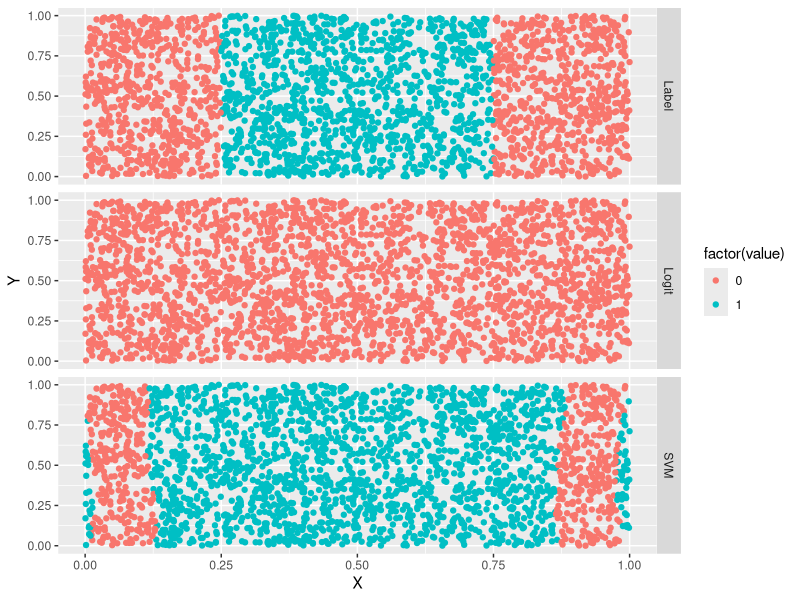
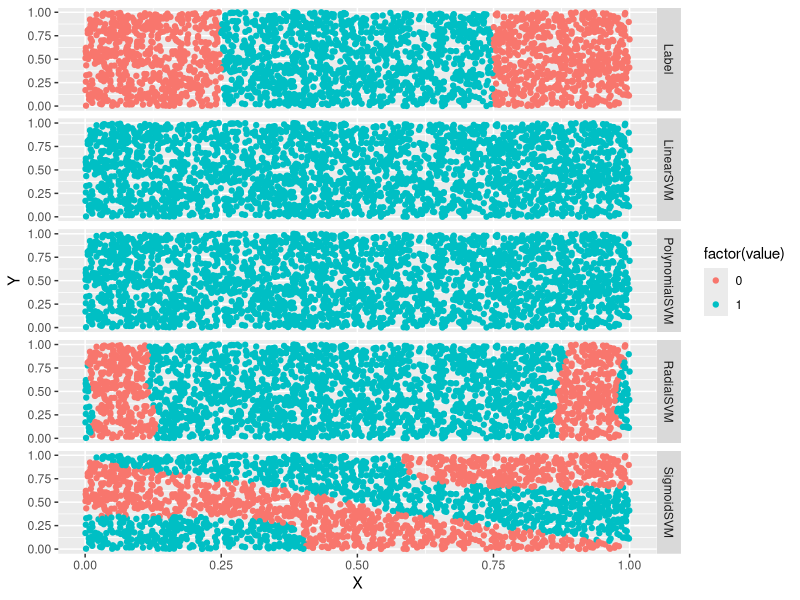
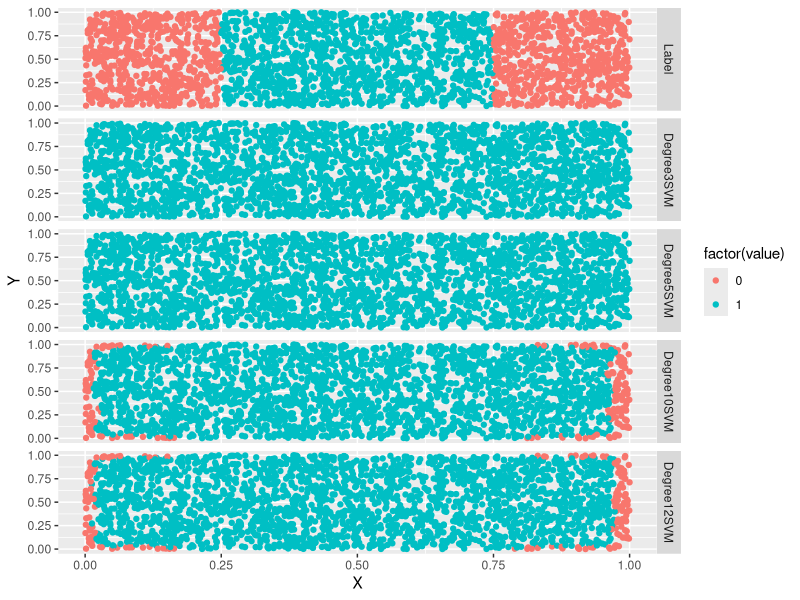
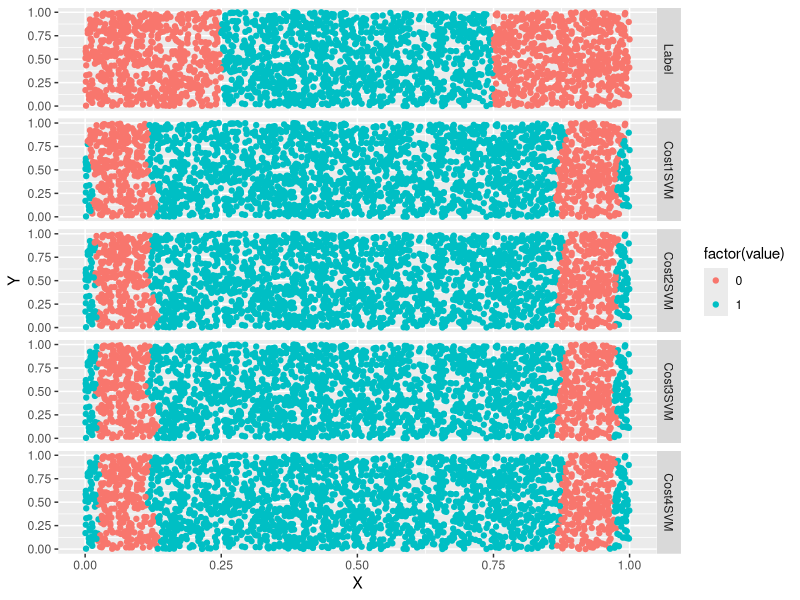
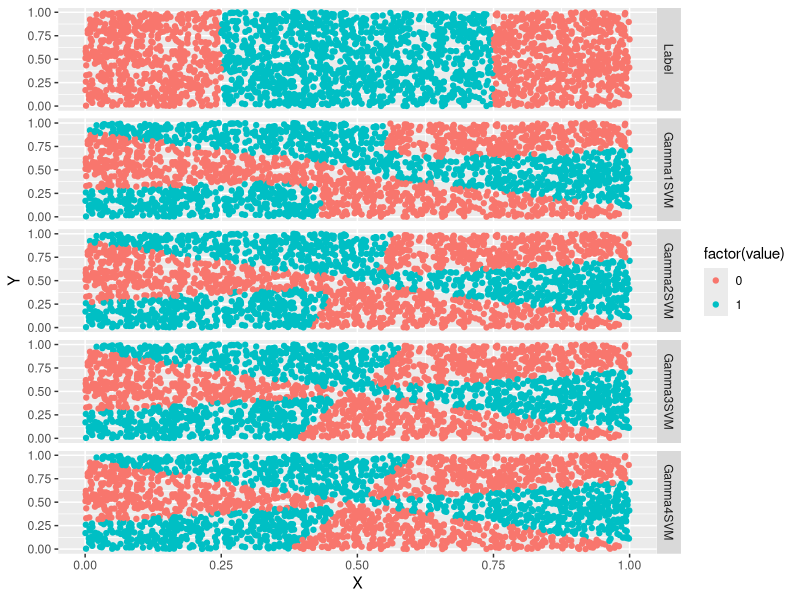

Generate these figures, in order, with R:

setwd("./GitHub/ML_for_Hackers/12_model_comparison/")

library('e1071')
library('ggplot2')
#install.packages("reshape")
library('reshape')

df <- read.csv('data/df.csv')

# fit with logit function
logit.fit <- glm(Label ~ X + Y,
                 family = binomial(link = 'logit'),
                 data = df)

logit.predictions <- ifelse(predict(logit.fit) > 0, 1, 0)

mean(with(df, logit.predictions == Label))
## check output

# assign 0 to all points
mean(with(df, 0 == Label))
## check output

svm.fit <- svm(Label ~ X + Y, data = df)
svm.predictions <- ifelse(predict(svm.fit) > 0, 1, 0)
mean(with(df, svm.predictions == Label))
## check output

# plot
df <- cbind(df,
            data.frame(Logit = ifelse(predict(logit.fit) > 0, 1, 0),
                       SVM = ifelse(predict(svm.fit) > 0, 1, 0)))

predictions <- melt(df, id.vars = c('X', 'Y'))

ggplot(predictions, aes(x = X, y = Y, color = factor(value))) +
  geom_point() +
  facet_grid(variable ~ .)


# test with various kernels
df <- df[, c('X', 'Y', 'Label')]

linear.svm.fit <- svm(Label ~ X + Y, data = df, kernel = 'linear')
with(df, mean(Label == ifelse(predict(linear.svm.fit) > 0, 1, 0)))

polynomial.svm.fit <- svm(Label ~ X + Y, data = df, kernel = 'polynomial')
with(df, mean(Label == ifelse(predict(polynomial.svm.fit) > 0, 1, 0)))

radial.svm.fit <- svm(Label ~ X + Y, data = df, kernel = 'radial')
with(df, mean(Label == ifelse(predict(radial.svm.fit) > 0, 1, 0)))

sigmoid.svm.fit <- svm(Label ~ X + Y, data = df, kernel = 'sigmoid')
with(df, mean(Label == ifelse(predict(sigmoid.svm.fit) > 0, 1, 0)))

df <- cbind(df,
            data.frame(LinearSVM = ifelse(predict(linear.svm.fit) > 0, 1, 0),
                       PolynomialSVM = ifelse(predict(polynomial.svm.fit) > 0, 1, 0),
                       RadialSVM = ifelse(predict(radial.svm.fit) > 0, 1, 0),
                       SigmoidSVM = ifelse(predict(sigmoid.svm.fit) > 0, 1, 0)))

predictions <- melt(df, id.vars = c('X', 'Y'))
ggplot(predictions, aes(x = X, y = Y, color = factor(value))) +
  geom_point() +
  facet_grid(variable ~ .)

##########################################
# adjust hyper-parameter 1: degree       #
# can be used only for polynomial kernel #
##########################################

polynomial.degree3.svm.fit <- svm(Label ~ X + Y,
                                  data = df,
                                  kernel = 'polynomial',
                                  degree = 3)
with(df, mean(Label != ifelse(predict(polynomial.degree3.svm.fit) > 0, 1, 0)))
## check output

polynomial.degree5.svm.fit <- svm(Label ~ X + Y,
                                  data = df,
                                  kernel = 'polynomial',
                                  degree = 5)
with(df, mean(Label != ifelse(predict(polynomial.degree5.svm.fit) > 0, 1, 0)))
## check output

polynomial.degree10.svm.fit <- svm(Label ~ X + Y,
                                   data = df,
                                   kernel = 'polynomial',
                                   degree = 10)
with(df, mean(Label != ifelse(predict(polynomial.degree10.svm.fit) > 0, 1, 0)))
## check output

polynomial.degree12.svm.fit <- svm(Label ~ X + Y,
                                   data = df,
                                   kernel = 'polynomial',
                                   degree = 12)
with(df, mean(Label != ifelse(predict(polynomial.degree12.svm.fit) > 0, 1, 0)))
## check output

# plot
df <- df[, c('X', 'Y', 'Label')]
df <- cbind(df,
            data.frame(Degree3SVM = ifelse(predict(polynomial.degree3.svm.fit) > 0,
                                           1,
                                           0),
                       Degree5SVM = ifelse(predict(polynomial.degree5.svm.fit) > 0,
                                           1,
                                           0),
                       Degree10SVM = ifelse(predict(polynomial.degree10.svm.fit) > 0,
                                            1,
                                            0),
                       Degree12SVM = ifelse(predict(polynomial.degree12.svm.fit) > 0,
                                            1,
                                            0)))

predictions <- melt(df, id.vars = c('X', 'Y'))

ggplot(predictions, aes(x = X, y = Y, color = factor(value))) +
  geom_point() +
  facet_grid(variable ~ .)

##################################
# adjust hyper-parameter 2: cost #
# can be used for all kernels    #
##################################

radial.cost1.svm.fit <- svm(Label ~ X + Y,
                            data = df,
                            kernel = 'radial',
                            cost = 1)
with(df, mean(Label == ifelse(predict(radial.cost1.svm.fit) > 0, 1, 0)))
## check output

radial.cost2.svm.fit <- svm(Label ~ X + Y,
                            data = df,
                            kernel = 'radial',
                            cost = 2)
with(df, mean(Label == ifelse(predict(radial.cost2.svm.fit) > 0, 1, 0)))
## check output

radial.cost3.svm.fit <- svm(Label ~ X + Y,
                            data = df,
                            kernel = 'radial',
                            cost = 3)
with(df, mean(Label == ifelse(predict(radial.cost3.svm.fit) > 0, 1, 0)))
## check output

radial.cost4.svm.fit <- svm(Label ~ X + Y,
                            data = df,
                            kernel = 'radial',
                            cost = 4)
with(df, mean(Label == ifelse(predict(radial.cost4.svm.fit) > 0, 1, 0)))
## check output

# plot
df <- df[, c('X', 'Y', 'Label')]
df <- cbind(df,
            data.frame(Cost1SVM = ifelse(predict(radial.cost1.svm.fit) > 0, 1, 0),
                       Cost2SVM = ifelse(predict(radial.cost2.svm.fit) > 0, 1, 0),
                       Cost3SVM = ifelse(predict(radial.cost3.svm.fit) > 0, 1, 0),
                       Cost4SVM = ifelse(predict(radial.cost4.svm.fit) > 0, 1, 0)))

predictions <- melt(df, id.vars = c('X', 'Y'))

ggplot(predictions, aes(x = X, y = Y, color = factor(value))) +
  geom_point() +
  facet_grid(variable ~ .)


##########################################
# adjust hyper-parameter 3: gamma        #
# can be used only for sigmoid kernel(?) #
##########################################

sigmoid.gamma1.svm.fit <- svm(Label ~ X + Y,
                              data = df,
                              kernel = 'sigmoid',
                              gamma = 1)
with(df, mean(Label == ifelse(predict(sigmoid.gamma1.svm.fit) > 0, 1, 0)))
## check output

sigmoid.gamma2.svm.fit <- svm(Label ~ X + Y,
                              data = df,
                              kernel = 'sigmoid',
                              gamma = 2)
with(df, mean(Label == ifelse(predict(sigmoid.gamma2.svm.fit) > 0, 1, 0)))
## check output

sigmoid.gamma3.svm.fit <- svm(Label ~ X + Y,
                              data = df,
                              kernel = 'sigmoid',
                              gamma = 3)
with(df, mean(Label == ifelse(predict(sigmoid.gamma3.svm.fit) > 0, 1, 0)))
## check output


sigmoid.gamma4.svm.fit <- svm(Label ~ X + Y,
                              data = df,
                              kernel = 'sigmoid',
                              gamma = 4)
with(df, mean(Label == ifelse(predict(sigmoid.gamma4.svm.fit) > 0, 1, 0)))
## check output

# plot
df <- df[, c('X', 'Y', 'Label')]
df <- cbind(df,
            data.frame(Gamma1SVM = ifelse(predict(sigmoid.gamma1.svm.fit) > 0, 1, 0),
                       Gamma2SVM = ifelse(predict(sigmoid.gamma2.svm.fit) > 0, 1, 0),
                       Gamma3SVM = ifelse(predict(sigmoid.gamma3.svm.fit) > 0, 1, 0),
                       Gamma4SVM = ifelse(predict(sigmoid.gamma4.svm.fit) > 0, 1, 0)))

predictions <- melt(df, id.vars = c('X', 'Y'))

ggplot(predictions, aes(x = X, y = Y, color = factor(value))) +
  geom_point() +
  facet_grid(variable ~ .)
